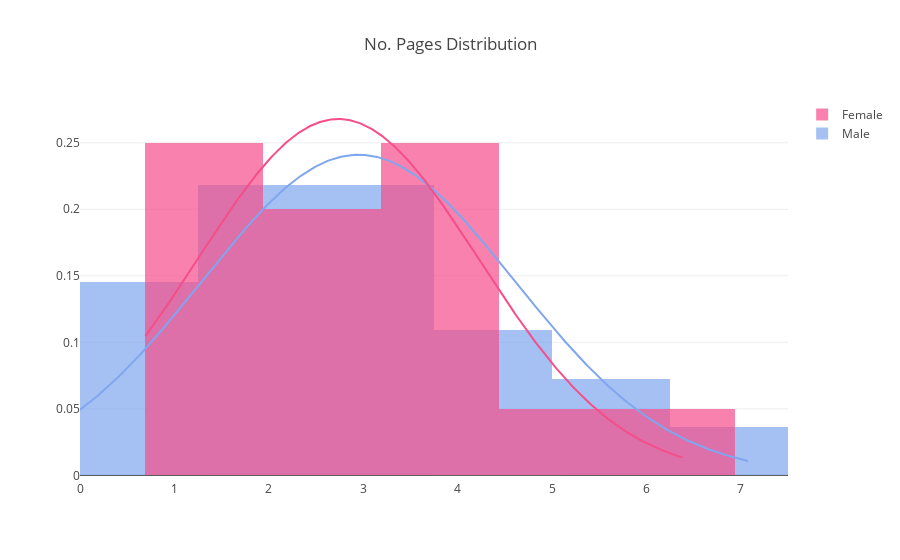

Write notebook code for a chart like this one.
### Code cell
df_male = df.loc[df['เพศ'] == 'ช']
df_female = df.loc[df['เพศ'] == 'ญ']

data = [
    np.log(df_male['จำนวนหน้ารวม']),
    np.log(df_female['จำนวนหน้ารวม'])
]
colors = ['#7FA6EE', '#F64E8B']

fig = ff.create_distplot(data ,['Male', 'Female'], bin_size=1.25, curve_type='normal', colors=colors, show_rug=False)
fig['layout'].update(title='No. Pages Distribution')
iplot(fig)

### Figure 1 — Plotly figure (JSON) as saved in the notebook; plotly's stock layout.template omitted (floating-point values rounded to 4 significant figures; data arrays with more than 128 entries replaced by an {"elided": "..."} marker saying what was removed)
{"data": [{"histnorm": "probability density", "legendgroup": "Male", "marker": {"color": "#7FA6EE"}, "name": "Male", "opacity": 0.7, "type": "histogram", "uid": "adec6459-3540-4127-9050-a7f9dce17af6", "x": [5.704, 7.09, 3.689, 3.912, 3.219, 3.219, 3.912, 3.219, 2.079, 0, 1.099, 2.996, 2.303, 1.099, 1.792, 5.768, 1.792, 1.099, 2.639, 3.892, 2.079, 2.303], "xaxis": "x", "xbins": {"end": 7.09, "size": 1.25, "start": 0}, "yaxis": "y"}, {"histnorm": "probability density", "legendgroup": "Female", "marker": {"color": "#F64E8B"}, "name": "Female", "opacity": 0.7, "type": "histogram", "uid": "ae990a10-bd01-4e15-9657-2325842e8fc6", "x": [3.219, 5.338, 6.397, 1.386, 3.219, 3.332, 2.708, 0.6931, 3.219, 3.401, 2.079, 2.89, 1.099, 1.099, 2.303, 1.386], "xaxis": "x", "xbins": {"end": 6.397, "size": 1.25, "start": 0.6931}, "yaxis": "y"}, {"legendgroup": "Male", "marker": {"color": "#7FA6EE"}, "mode": "lines", "name": "Male", "showlegend": false, "type": "scatter", "uid": "ee8496e2-aa90-4758-b416-bdfc6390cbdf", "x": {"elided": "500 float values"}, "xaxis": "x", "y": {"elided": "500 float values"}, "yaxis": "y"}, {"legendgroup": "Female", "marker": {"color": "#F64E8B"}, "mode": "lines", "name": "Female", "showlegend": false, "type": "scatter", "uid": "8c866fcb-1a96-47cc-85fd-0a06f40606bc", "x": {"elided": "500 float values"}, "xaxis": "x", "y": {"elided": "500 float values"}, "yaxis": "y"}], "layout": {"autosize": true, "barmode": "overlay", "hovermode": "closest", "legend": {"traceorder": "reversed"}, "title": {"text": "No. Pages Distribution"}, "xaxis": {"anchor": "y2", "autorange": true, "domain": [0, 1], "range": [0, 7.5], "type": "linear", "zeroline": false}, "yaxis": {"anchor": "free", "autorange": true, "domain": [0, 1], "position": 0, "range": [-0.003488, 0.2821], "type": "linear"}}}
